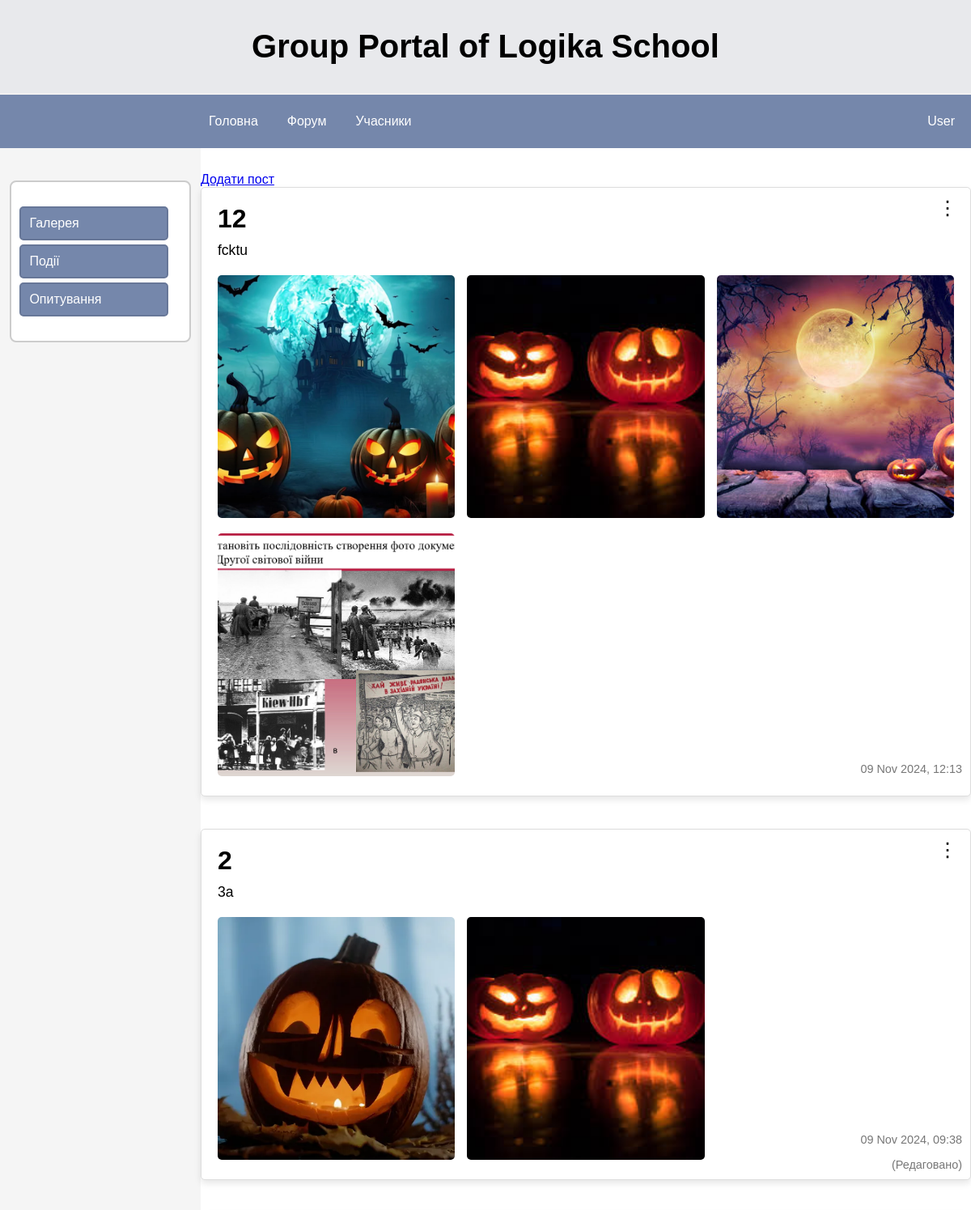
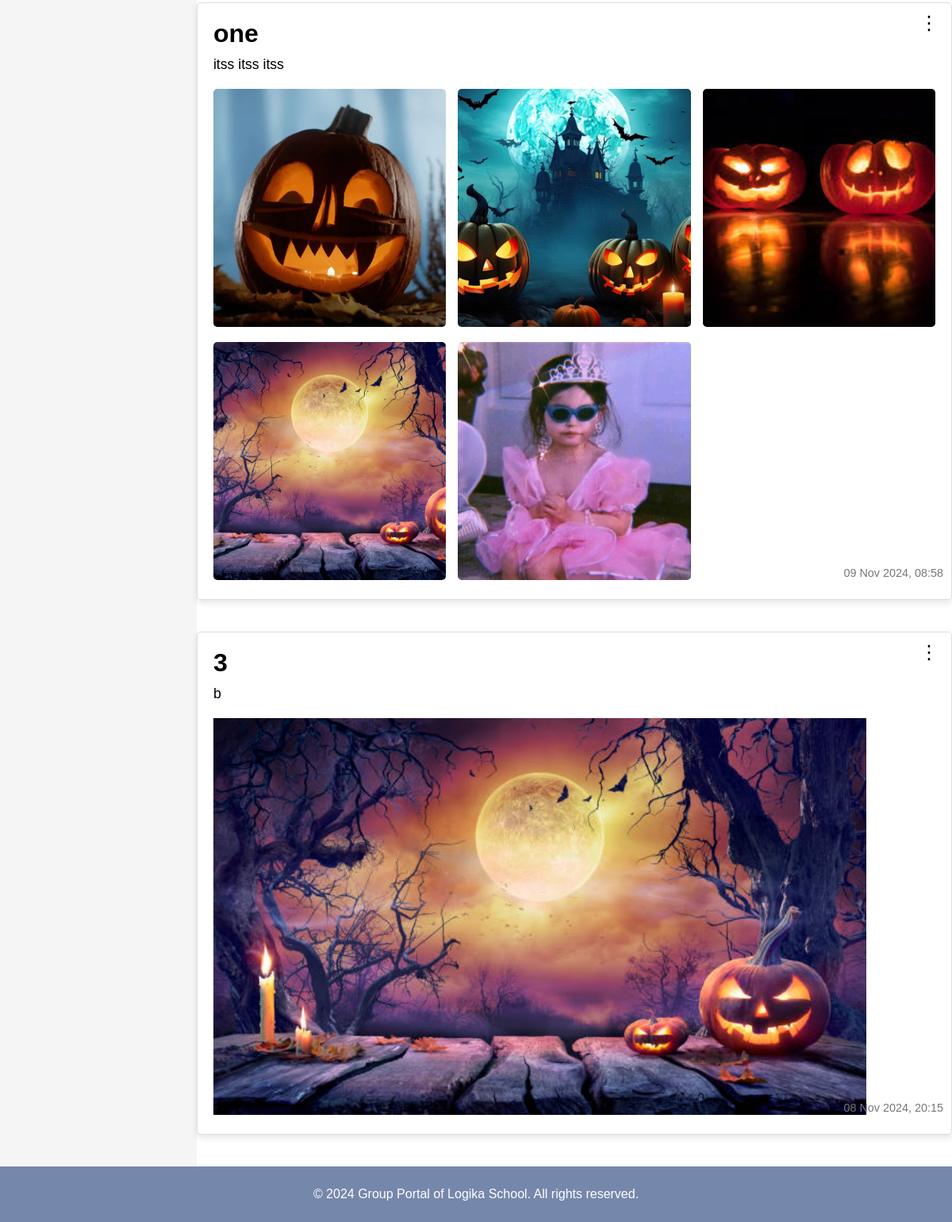
Page /gallery/ on the committed database (2 pictures, top to bottom).
### portal/models.py (models this page shows, shortened)
class PhotoPost(models.Model):
    author = models.ForeignKey(User, on_delete=models.CASCADE, related_name='posts')
    title = models.CharField(max_length=255)
    content = models.TextField()
    created_at = models.DateTimeField(auto_now_add=True)
    edited = models.BooleanField(default=False)

class Photo(models.Model):
    post = models.ForeignKey(PhotoPost, on_delete=models.CASCADE, related_name='photos')
    image = models.ImageField(upload_to='gallery/photos/')

### portal/views.py (the view)
# urls.py: path('gallery/', views.GalleryView.as_view(), name='gallery'),
class GalleryView(View):
    template_name = 'portal/gallery_list.html'
    def get(self, request):
        posts = PhotoPost.objects.all().order_by('-created_at')  # Сортуємо пости від нових до старих
        return render(request, self.template_name, {'posts': posts})

### templates/portal/gallery_list.html (shortened to what this page needs)
{% extends 'base.html' %}
{% load static %}
{% load video_filters %}
{% block content %}
<link rel="stylesheet" href="{% static 'gallery.css' %}">
<aside class="sidebar" style="margin: 0;">
    <div class="sidebar-div">
        <nav class="sidebar-nav">
            <a href="{% url 'gallery'%}">Галерея</a>
            <a href="">Події</a>
            <a href="">Опитування</a>
        </nav>
    </div>
</aside>
<div class="container">
    <a href="{% url 'create_post_with_photos'%}">Додати пост</a>
    {% for post in posts %}
        <div class="post">
            <div class="post-header">
                <div class="post-title">{{ post.title }}</div>
                <div class="post-menu">
                    <button class="menu-btn">&#x22EE;</button>
                </div>
            </div>
            <div class="post-content">{{ post.content }}</div>
            {% if post.photos.count == 1 %}
                <div class="single-photo">
                    <img src="{{ post.photos.first.image.url }}" alt="{{ post.photos.first.caption }}" class="modal-trigger">
                </div>
            {% else %}
                <div class="photo-grid">
                    {% for photo in post.photos.all %}
                        <div class="photo">
                            <img src="{{ photo.image.url }}" alt="{{ photo.caption }}" class="modal-trigger">
                        </div>
                    {% endfor %}
                </div>
            {% endif %}
            <div class="post-date">
                <p>{{ post.created_at|date:"d M Y, H:i" }}</p>
                {% if post.edited %}
                    <span class="edited-badge">(Редаговано)</span>
                {% endif %}
            </div>
        </div>
    {% empty %}
        <div class="empty-message">No posts available.</div>
    {% endfor %}
</div>
{% endblock %}

### static/base.css (style rules this page uses)
body, html { margin: 0; padding: 0; font-family: Arial, sans-serif; height: 100%; display: flex; flex-direction: column; }

### static/gallery.css (style rules this page uses)
.sidebar-div { width: 90%; padding-left: 10px; padding-top: 30px; border: 2px solid #ccc; border-radius: 8px; background-color: #ffffff; margin-top: 20px; margin-bottom: 20px; max-height: 200px; box-sizing: border-box; }
.sidebar { padding-top: 20px; width: 250px; height: 100%; box-sizing: border-box; background-color: #f5f5f5; display: flex; justify-content: center; }
.sidebar-nav a { display: block; width: 160px; padding: 10px; color: #ffffff; text-decoration: none; margin-bottom: 5px; border-radius: 5px; border: 2px solid rgb(103, 119, 152); background-color: rgb(117, 135, 171); }
.container { width: 80%; margin: 0 auto; padding-top: 30px; }
.post { margin-bottom: 40px; padding: 20px; background-color: white; border: 1px solid #ddd; border-radius: 5px; box-shadow: 0 4px 8px rgba(0, 0, 0, 0.1); }
.post-title { font-size: 2em; font-weight: bold; margin-bottom: 10px; }
.post-content { font-size: 1.1em; margin-bottom: 20px; }
.photo-grid { display: grid; grid-template-columns: repeat(auto-fill, minmax(250px, 1fr)); gap: 15px; }
.photo-grid img { width: 100%; height: 300px; object-fit: cover; border-radius: 5px; }
.single-photo img { height: 500px; object-fit: cover; }
.post { position: relative; }
.post-date { position: absolute; bottom: 10px; right: 10px; font-size: 0.9em; color: #777; text-align: right; }
.post-menu { position: absolute; top: 10px; right: 10px; cursor: pointer; }
.menu-btn { font-size: 1.5em; background: none; border: none; cursor: pointer; }

### rows in the picture
PhotoPost: title "12", content "fcktu", created_at "09 Nov 2024, 12:13"
Photo: image (picture)
Photo: image (picture)
Photo: image (picture)
Photo: image (picture)
PhotoPost: title "2", content "3а", created_at "09 Nov 2024, 09:38", edited "(Редаговано)"
Photo: image (picture)
Photo: image (picture)
PhotoPost: title "one", content "itss itss itss", created_at "09 Nov 2024, 08:58"
Photo: image (picture)
Photo: image (picture)
Photo: image (picture)
Photo: image (picture)
Photo: image (picture)
PhotoPost: title "3", content "b", photos.first.image (picture), created_at "08 Nov 2024, 20:15"
